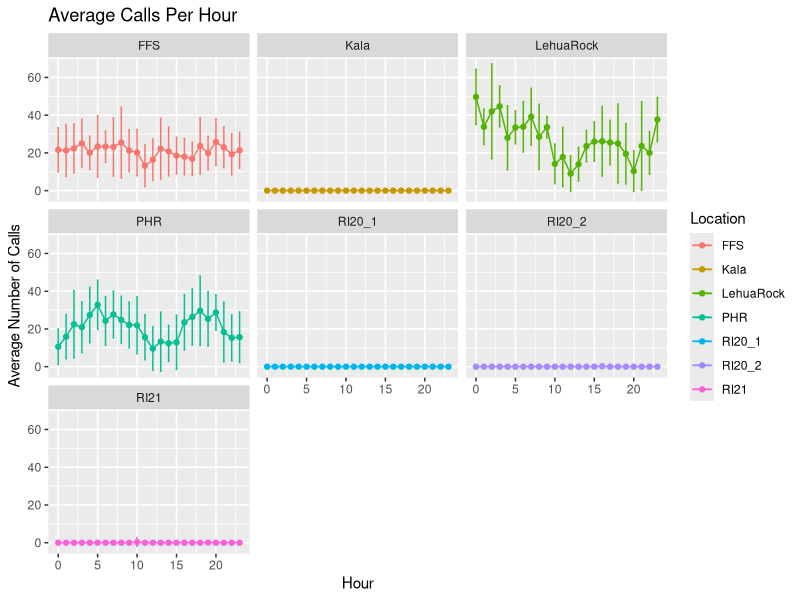
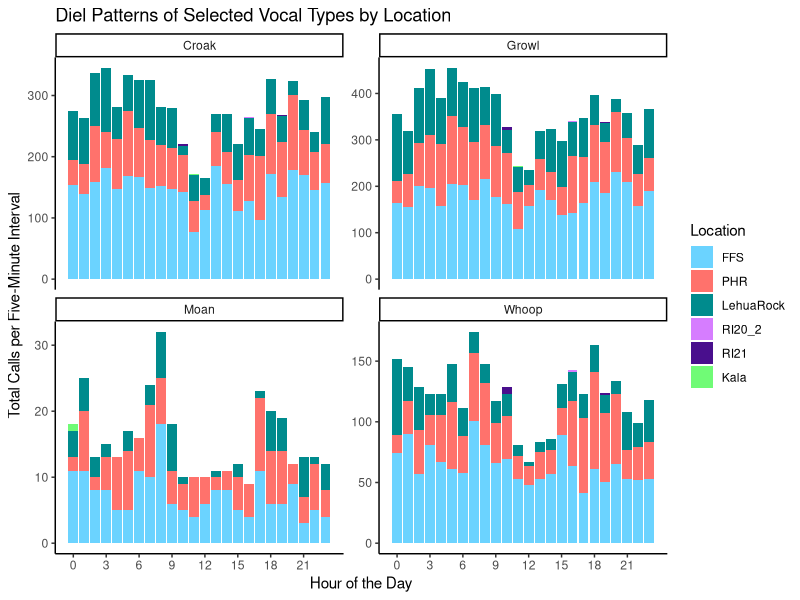
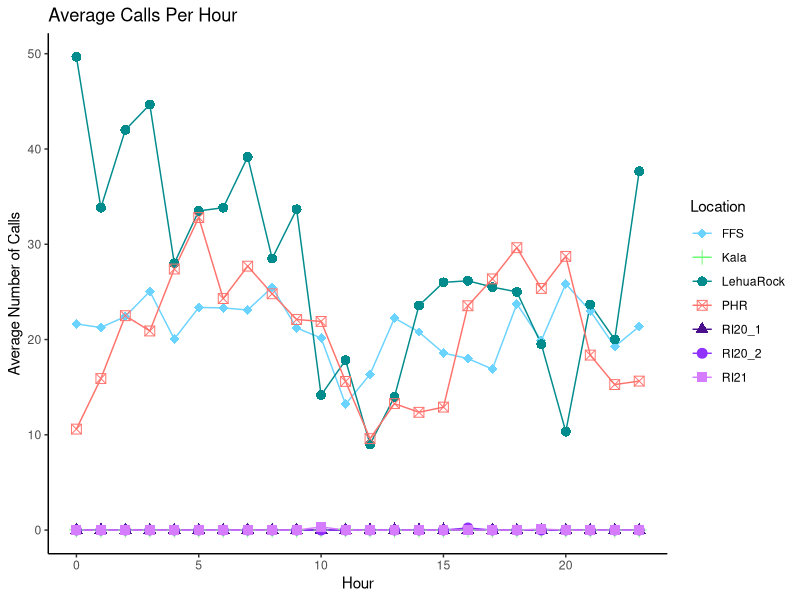
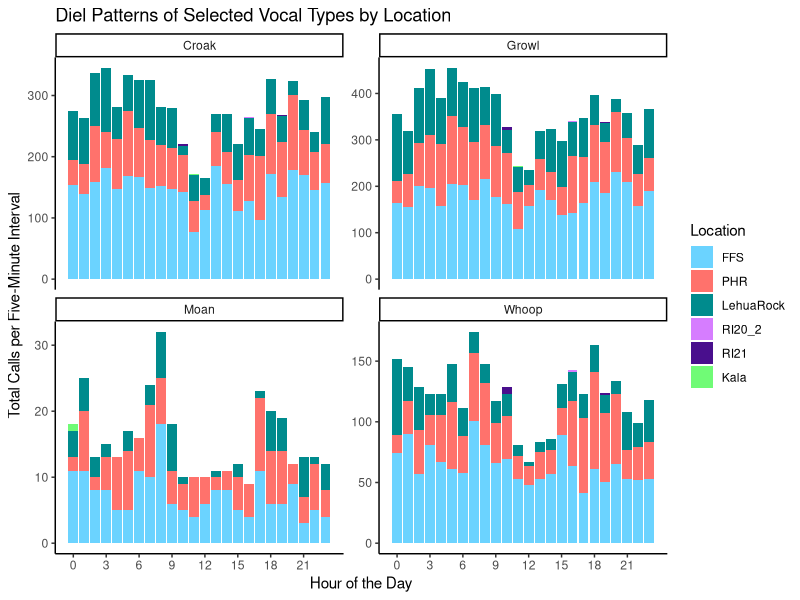

Reproduce these figures in R, in order.
## ---- chunk 1
library(ggplot2)
library(dplyr)
library(lubridate)
library(tidyverse)
library(readxl)


# Read in Excel
RI20_1 <- read_excel("RI_5641_2020_FINAL.xls")

# Filter to only HMS Calls
RI20_1 <- RI20_1 %>%
  filter(Call %in% c("Croak", "Growl", "Whoop"))
head(RI20_1)

# Separate Start.time into Date and Start.time
RI20_1 <- RI20_1 %>%
  mutate(
    `Start datetime` = as.POSIXct(`Start time`, format = "%m/%d/%Y %H:%M:%OS"),
    Date = format(`Start time`, "%m/%d/%Y"),
    `Start time` = format(`Start datetime`, "%H:%M:%OS")
  )

# Add "Location" variable to RI20_1
RI20_1$Location <- "RI20_1"


# Read in Excel
RI20_2 <- read_excel("RI_5642_2020_FINAL.xls")

# Filter to only HMS Calls
RI20_2 <- RI20_2 %>%
  filter(Call %in% c("BridgeWhoop", "Croak", "Growl", "GrowlRumbleWhoop", "GrowlWhoop", "Moan", "MoanGrowl", "MoanGrowlMoanWhoop", "MoanGrowlRumbleWhoop", "MoanWhoop", "Whoop"))
head(RI20_2)

# Separate Start.time into Date and Start.time
RI20_2 <- RI20_2 %>%
  mutate(
    `Start datetime` = as.POSIXct(`Start time`, format = "%m/%d/%Y %H:%M:%OS"),
    Date = format(`Start time`, "%m/%d/%Y"),
    `Start time` = format(`Start datetime`, "%H:%M:%OS")
  )

# Add "Location" variable to RI20_2
RI20_2$Location <- "RI20_2"

# Read in Excel
RI21 <- read_excel("RI_5641_2021_FINAL.xls")

# Filter to only HMS Calls
RI21 <- RI21 %>%
  filter(Call %in% c("Croak", "Growl", "GrowlRumble", "GrowlRumbleWhoop", "GrowlWhoop", "Moan", "MoanGrowl", "MoanGrowlRumbleWhoop", "MoanGrowlWhoop", "MoanWhoop", "Rumble", "RumbleWhoop", "Whoop"))
head(RI21)

# Separate Start.time into Date and Start.time
RI21 <- RI21 %>%
  mutate(
    `Start datetime` = as.POSIXct(`Start time`, format = "%m/%d/%Y %H:%M:%OS"),
    Date = format(`Start time`, "%m/%d/%Y"),
    `Start time` = format(`Start datetime`, "%H:%M:%OS")
  )

# Add "Location" variable to RI21
RI21$Location <- "RI21"


# Read in Excel
LehuaRock <- read_excel("LehuaRock_5641_2021_FINAL.xls")

# Filter to only HMS Calls
LehuaRock <- LehuaRock %>%
  filter(Call %in% c("Croak", "Growl", "GrowlWhoop", "ForagingCall", "Moan", "MoanForagingCall", "MoanGrowl", "MoanWhoop", "Whoop"))
head(LehuaRock)

# Separate Start.time into Date and Start.time
LehuaRock <- LehuaRock %>%
  mutate(
    `Start datetime` = as.POSIXct(`Start time`, format = "%m/%d/%Y %H:%M:%OS"),
    Date = format(`Start time`, "%m/%d/%Y"),
    `Start time` = format(`Start datetime`, "%H:%M:%OS")
  )

# Add "Location" variable to LehuaRock
LehuaRock$Location <- "LehuaRock"


# Read in Excel
Kala <- read_excel("Kala_2023_Compiled_Data_FINAL.xlsx")

# Filter to only HMS Calls
Kala <- Kala %>%
  filter(Call %in% c("Croak", "Growl", "GrowlRumbleWhoop", "Moan", "MoanGrowl", "Rumble", "Whoop"))
head(Kala)

# Separate Start.time into Date and Start.time
Kala <- Kala %>%
  mutate(
    `Start datetime` = as.POSIXct(`Start time`, format = "%m/%d/%Y %H:%M:%OS"),
    Date = format(`Start time`, "%m/%d/%Y"),
    `Start time` = format(`Start datetime`, "%H:%M:%OS")
  )

# Add "Location" variable to Kala
Kala$Location <- "Kala"


# Read in Excel
PHR <- read_excel("PHR_5643_2021_FINAL.xls")

# Filter to only HMS Calls
PHR <- PHR %>%
  filter(Call %in% c("BridgeGrowl", "BridgeGrowlRumble", "Croak", "CroakBridgeGrowlWhoop", "Growl", "GrowlRumble", "GrowlRumbleWhoop", "GrowlWhoop", "Moan", "MoanBridge", "MoanBridgeGrowl", "MoanBridgeGrowlRumbleWhoop", "MoanGrowl", "MoanGrowlRumble", "MoanGrowlRumbleWhoop", "MoanGrowlWhoop", "MoanWhoop", "Whoop"))
head(PHR)

# Separate Start.time into Date and Start.time
PHR <- PHR %>%
  mutate(
    `Start datetime` = as.POSIXct(`Start time`, format = "%m/%d/%Y %H:%M:%OS"),
    Date = format(`Start time`, "%m/%d/%Y"),
    `Start time` = format(`Start datetime`, "%H:%M:%OS")
  )

# Add "Location" variable to PHR
PHR$Location <- "PHR"


# Read in Excel
FFS <- read_excel("FFS_5642_2021_FINAL.xlsx")

# Filter to only HMS Calls
FFS <- FFS %>%
  filter(Call %in% c("Croak", "Groan", "Growl", "GrowlRumbleWhoop", "GrowlWhoop", "Moan", "MoanGrowl", "MoanGrowlWhoop", "MoanWhoop", "Whoop", "WhoopGrunt"))
head(FFS)

# Separate Start.time into Date and Start.time
FFS <- FFS %>%
  mutate(
    `Start datetime` = as.POSIXct(`Start time`, format = "%m/%d/%Y %H:%M:%OS"),
    Date = format(`Start time`, "%m/%d/%Y"),
    `Start time` = format(`Start datetime`, "%H:%M:%OS")
  )

# Add "Location" variable to FFS
FFS$Location <- "FFS"


## ---- chunk 2
Everything <- rbind(LehuaRock, PHR, FFS, RI20_1, RI20_2, RI21, Kala)

# Add "Hour" variable to Everything
Everything$Hour <- substr(Everything$`Start time`, 1, 2)
Everything$Hour <- gsub(":", "", Everything$Hour)
Everything$Hour <- as.numeric(Everything$Hour)

# Convert 'Call' to numeric (assuming 'Call' represents the number of calls)
Everything$Call = factor(Everything$Call)
Everything$Call_Number <- as.numeric(Everything$Call)

# Call Dictionary
Call_Dictionary = unique(Everything[c('Call', 'Call_Number')])

# First five minutes
Everything$StartMinute = minute(Everything$`Start datetime`)
firstfiveminutes = Everything[Everything$StartMinute < 5,]

## ---- chunk 3
# read in the SoundTrap active .csv
soundtrap_active <- read.csv("ST_active.csv")

# Remove the DataCounmt and .groups columns 
soundtrap_active <- soundtrap_active[, -c(4, 5)]
## ---- chunk 4
# Make the dates work with each other
soundtrap_active$Date <- as.Date(soundtrap_active$Date, format = "%m/%d/%y")
firstfiveminutes$Date <- as.Date(firstfiveminutes$Date, format = "%m/%d/%Y")
## ---- chunk 5
# Create the data_counts_by_hour_day data frame
data_counts_by_hour_day <- firstfiveminutes %>%
  group_by(Location, Date, Hour) %>%
  summarize(DataCount = n(), .groups = 'drop')

# Merge with the complete set and replace missing values with 0
data_counts_by_hour_day <- soundtrap_active %>%
  left_join(data_counts_by_hour_day, by = c("Hour", "Date", "Location")) %>%
  replace_na(list(DataCount = 0))

# look at the times with the most calls
head(data_counts_by_hour_day[order(data_counts_by_hour_day$DataCount, decreasing=T), ], 25)

# Calculate the total number of unique hours analyzed for each deployment
hours_per_deployment <- data_counts_by_hour_day %>%
  distinct(Location, Date, Hour) %>%
  group_by(Location) %>%
  summarize(Total_Hours = n(), .groups = 'drop')

# Calculate the total number of minutes analyzed for each deployment
hours_per_deployment <- data_counts_by_hour_day %>%
  distinct(Location, Date, Hour) %>%
  group_by(Location) %>%
  summarize(Total_Hours = n(), .groups = 'drop')

minutes_per_deployment <- hours_per_deployment %>%
  mutate(Total_Minutes = Total_Hours * 5)

print(minutes_per_deployment)

## ---- chunk 6
# Average number of calls per hour across all days across all locations
average_calls_per_hour <- aggregate(DataCount ~ Hour, mean, data=data_counts_by_hour_day)
## ---- chunk 7
# Create the average_calls_per_hour data frame for all locations
average_calls_per_hour_location <- data_counts_by_hour_day %>%
  group_by(Location, Hour) %>%
  summarize(AverageDataCount = mean(DataCount, na.rm = TRUE), .groups = 'drop')

# Print the resulting data frame
print(average_calls_per_hour_location)

# find the max vocalization count in a 5-min period
max_calling_rate <- max(data_counts_by_hour_day$DataCount, na.rm = TRUE)

# find the site the max vocal count occurred
peak_calling_period <- data_counts_by_hour_day %>%
  filter(DataCount == max_calling_rate)

print(peak_calling_period)
## ---- chunk 8
# Graph of average calls per hour across all days by location

# Colorblind friendly palette:
# cbPalette <- c("#000000", "#009E73", "#56B4E9", "#E69F00", "#F0E442", "#0072B2", "#D55E00", "#CC79A7")


# Colors that match my map figure and table 1
cbPalette <- c("#6BD3FF", "#70FB76", "#008B8D", "#FF726C", "#490F8D", "#9131FF", "#D67DFF")

# Ensure Location is a factor with distinct levels
average_calls_per_hour_location$Location <- factor(average_calls_per_hour_location$Location)

# Define distinct shapes for each location
shape_values <- c(18, 3, 16, 7, 17, 19, 15)  # Assign different shapes to avoid overlap

g <- ggplot(
  average_calls_per_hour_location, 
  aes(Hour, AverageDataCount, color = Location, shape = Location)) + 
  geom_line() + 
  geom_point(size = 3) +  # Adjust size for better visibility
  theme_classic() + 
  labs(title = "Average Calls Per Hour", y = "Average Number of Calls", x = "Hour") +   
  scale_colour_manual(values = cbPalette) + 
  scale_shape_manual(values = shape_values)  # Apply distinct shapes to each location

ggsave("temporalplots_distinct_shapes.png", g, width = 8.5, height = 6, units = "in", dpi = 600)

## ---- chunk 9
# Creating dataframe that includes sd of frequency of calls per hour
df.summary <- data_counts_by_hour_day %>%
  group_by(Location, Hour) %>%
  summarise(
    sd = sd(DataCount, na.rm = TRUE),
    DataCount = mean(DataCount)
  )
df.summary

# Graph of average calls per hour across all days with error bars
ggplot(df.summary, aes(x = Hour, y = DataCount, color = Location)) +
geom_line() + 
geom_point() +
 geom_errorbar(aes(ymin = DataCount-sd, ymax = DataCount+sd), width = 0.2) + labs(title = "Average Calls Per Hour", y = "Average Number of Calls", x = "Hour") + facet_wrap( ~ Location)
## ---- chunk 10
# 
CallCounts <- firstfiveminutes %>%
  group_by(Location, Date, Hour, Call) %>%
  summarize(DataCount = n(), .groups = 'drop')

# Merge with the complete set and replace missing values with 0
CallCounts <- soundtrap_active %>%
  left_join(CallCounts, by = c("Hour", "Date", "Location")) %>%
  replace_na(list(DataCount = 0))

## ---- chunk 11
#SUMMARY STATS

# Number of calls
CallCounts %>% 
  group_by(Location)  %>% 
  summarise(total = sum(DataCount))

firstfiveminutes %>% 
  group_by(Call)  %>% 
  summarise(total = n())

cbind(
  table(Everything$Call), 
  table(firstfiveminutes$Call)
)

round(prop.table(table(firstfiveminutes$Call)), 3)

# Number of calls per call type at each location
CallCounts %>% 
  group_by(Location, Call) %>% 
  summarise(total = sum(DataCount)) %>% 
  arrange(Location, Call)

## ---- chunk 12
# Creating a table of number of calls/call type at each site for the first five min analyzed
library(tidyr)

# Group by Call and Location, and summarize the total number of calls for each combination
call_type_location_table <- CallCounts %>%
  group_by(Call, Location) %>%
  summarise(total_calls = sum(DataCount), .groups = 'drop')  # Summarize the number of calls per Call and Location

# Reshape the data so that Call types are rows and Locations are columns
call_type_location_table_wide <- call_type_location_table %>%
  pivot_wider(names_from = Location, values_from = total_calls, values_fill = list(total_calls = 0))  # Fill missing values with 0

# View the final table
print(call_type_location_table_wide)

# Save the table as a CSV file
write.csv(call_type_location_table_wide, "firstfivemin_call_type_location_table.csv", row.names = FALSE)
## ---- chunk 13
# Creating a table of number of calls/call type at each site for Everything analyzed (not just the first five minutes)
everything_table <- Everything %>%
  group_by(Call, Location) %>%
  summarise(total_calls = n(), .groups = 'drop')  # Summarize the number of calls (counting rows for each Call and Location)

# Reshape the data so that Call types are rows and Locations are columns
everything_table_wide <- everything_table %>%
  pivot_wider(names_from = Location, values_from = total_calls, values_fill = list(total_calls = 0))  # Fill missing values with 0

# Save the table as a CSV file
write.csv(everything_table_wide, "everything_call_type_location_table.csv", row.names = FALSE)

## ---- chunk 14
# To figure out where a certain call type is location (which datasheet it is in)
Everything[Everything$Call == 'WhoopGrunt', ]
## ---- chunk 15
# Create figure for diel patterns of top four call types

# Define the vocal types to include in the plot
selected_calls <- c("Croak", "Growl", "Moan", "Whoop")

# Summarize total calls per hour for the selected vocal types, grouped by location
filtered_diel_patterns <- firstfiveminutes %>%
  filter(Call %in% selected_calls) %>%
  group_by(Hour, Call, Location) %>%
  summarise(TotalCalls = n(), .groups = 'drop')  # Count the number of calls

# Define the custom color palette with updated colors
custom_palette <- c("FFS" = "#6BD3FF", "PHR" = "#FF726C", "LehuaRock" = "#008B8D", 
                    "RI20_2" = "#D67DFF", "RI21" = "#490F8D", "Kala" = "#70FB76")

# Ensure the legend order AND stacking order match: FFS at top, Kala at bottom
filtered_diel_patterns$Location <- factor(filtered_diel_patterns$Location, 
                                          levels = c("Kala", "RI21", "RI20_2", "LehuaRock", "PHR", "FFS"))  # Order for stacking (bottom to top)

# Create the stacked bar plot with flexible y-axis for each call type
ggplot(filtered_diel_patterns, aes(x = Hour, y = TotalCalls, fill = Location)) +
  geom_bar(stat = "identity", position = "stack") +  # Stacked bars to show location contribution
  theme_classic() +
  labs(title = "Diel Patterns of Selected Vocal Types by Location",
       x = "Hour of the Day",
       y = "Total Calls per Five-Minute Interval",
       fill = "Location") +
  scale_x_continuous(breaks = seq(0, 23, 3)) +  # Tick marks every 3 hours
  facet_wrap(~ Call, scales = "free_y") +  # ALLOW DIFFERENT Y-AXIS LIMITS FOR EACH VOCAL TYPE
  scale_fill_manual(values = custom_palette, guide = guide_legend(reverse = TRUE)) +  # Match legend order
  theme(legend.position = "right")  # Ensure legend placement

# Save the plot
ggsave("diel_patterns_stacked_barplot_corrected_colors.png", width = 10, height = 6, dpi = 600)
